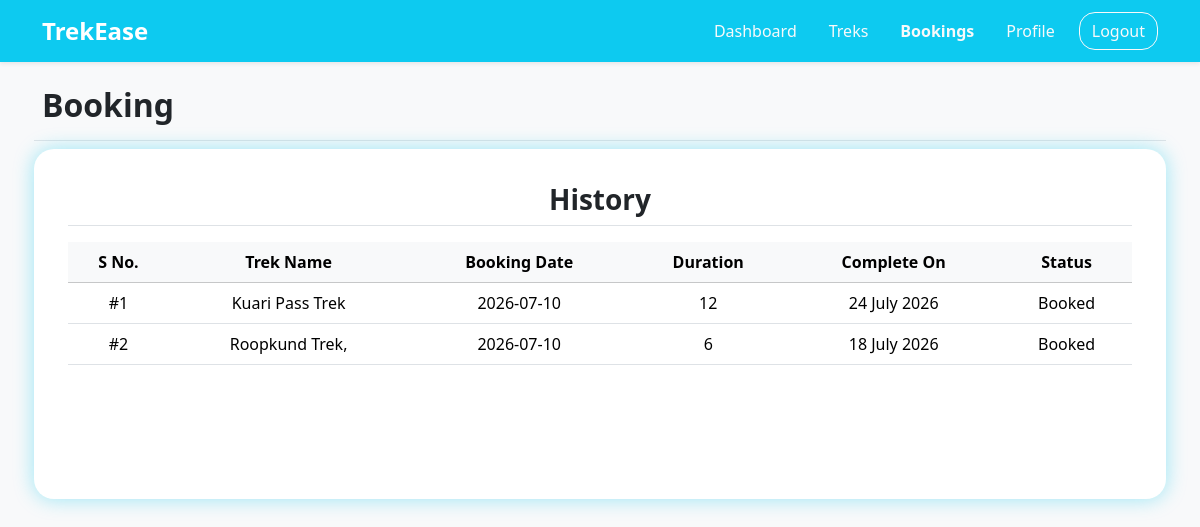
The app's page /my_bookings/2, older data.
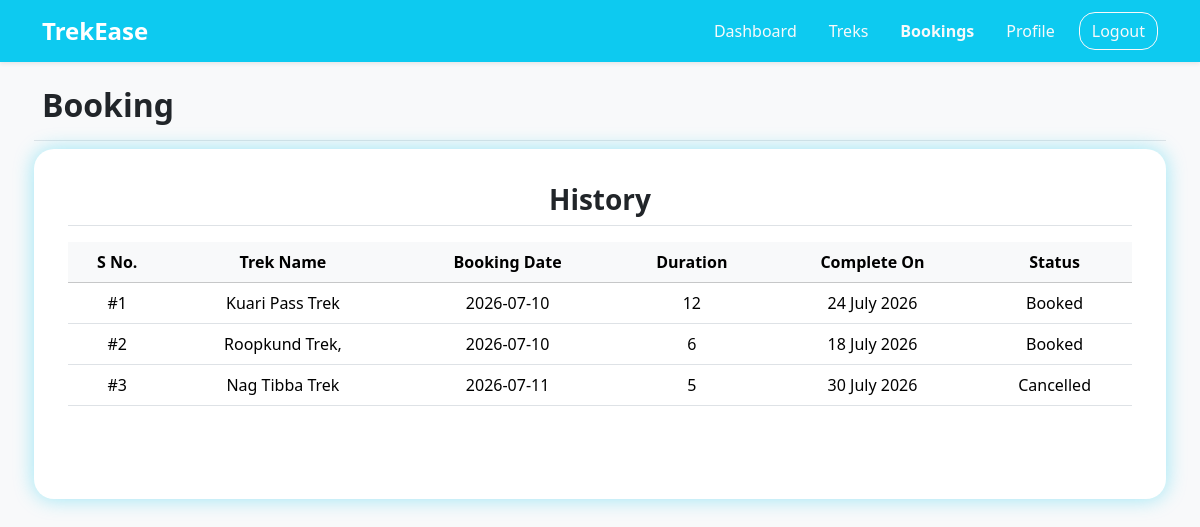
The same page, newer data.
### application/models.py (models this page shows)
class Booking(db.Model):
    __tablename__ = "booking"
    id = db.Column(db.Integer, primary_key=True)
    trek_id = db.Column(db.Integer, db.ForeignKey("trek.id"))
    user_id = db.Column(db.Integer, db.ForeignKey("user.id"))
    status = db.Column(db.String(), default="Booked")
    booking_date = db.Column(db.Date, default=date.today)

class Trek(db.Model):
    __tablename__ = "trek"
    id = db.Column(db.Integer(), primary_key=True)
    trek_name = db.Column(db.String(30), unique=True, nullable=False)
    location = db.Column(db.String(), nullable=False)
    difficulty = db.Column(db.String(), nullable=False)
    duration = db.Column(db.Integer(), nullable=False)
    available_slots = db.Column(db.Integer(), nullable=False)
    staff_id = db.Column(db.Integer(), db.ForeignKey("user.id"))
    status = db.Column(db.String(), default="Open", nullable=False)
    start_date = db.Column(db.Date, nullable=False)
    end_date = db.Column(db.Date, nullable=False)
    description = db.Column(db.Text)
    image = db.Column(db.String(), nullable=False)
    created_at = db.Column(db.Date, default=date.today, nullable=False)
    bookings = db.relationship("Booking", backref="trek")

### application/controllers.py (the view)
@app.route("/my_bookings/<int:user_id>")
def my_bookings(user_id):
    user = User.query.get(user_id)
    return render_template("/user/my_bookings.html", user=user)

### templates/user/my_bookings.html (shortened to what the changed rows need)
<!DOCTYPE html>
<html lang="en">
<head>
    <link href="https://cdn.jsdelivr.net/npm/bootstrap@5.3.2/dist/css/bootstrap.min.css" rel="stylesheet">
    <link rel="stylesheet" href="/static/style.css">
</head>
{% if user.status == "Blacklisted" %}
<body class="d-flex flex-column min-vh-100 bg-light">
    <nav class="navbar navbar-expand-lg navbar-dark bg-info shadow-sm">
        <div class="container">
            <div class="navbar-brand ">
                <a class="navbar-brand fw-bold fs-4" href="#">TrekEase</a>
            </div>
            <ul class="nav align-items-center">
                <li class="nav-item ms-2">
                    <a href="/" class="btn btn-outline-light rounded-4">Logout</a>
                </li>
            </ul>
        </div>
        </div>
    </nav>
    <div class="container text-center" id="pending-message">
        <h2 class="mb-3 border-bottom pb-2">Access Restricted</h2>
        <p class=" fs-6 fw-semibold ">Hello {{user.name}}, your User id has been blocked</p>
        <a href="/" class="btn btn-outline-danger rounded-4">Logout</a>
    </div>
</body>
{% else %}
<body class="d-flex flex-column min-vh-100 bg-light">
    <div class="container text-center">
        <div class="text-center mt-2">
            <div class="row my-2 g-3">
                <div class="mb-2 d-flex justify-content-between align-items-center w-100 border-bottom pb-2">
                    <h2 class="fw-semibold">Booking</h2>
                </div>
                <div class="admin-tables">
                    <table class="table table-hover align-middle mb-0">
                        <thead class="text-center table-light sticky-top">
                            <tr>
                                <th scope="col">S No.</th>
                                <th scope="col">Trek Name</th>
                                <th scope="col">Booking Date</th>
                                <th scope="col">Duration</th>
                                <th scope="col">Complete On</th>
                                <th scope="col">Status</th>
                            </tr>
                        </thead>
                        <tbody class="text-center">
                            {% for book in user.bookings %}
                            <tr>
                                <td>#{{loop.index}}</td>
                                <td>{{book.trek.trek_name}}</td>
                                <td>{{book.booking_date}}</td>
                                <td>{{book.trek.duration}}</td>
                                <td>{{book.trek.end_date.strftime("%d %B %Y")}}</td>
                                <td>
                                    {% if book.trek.status =='Completed' %}
                                    {{book.trek.status}}
                                    {% else %}
                                    {{book.status}}
                                    {% endif %}
                                </td>
                            </tr>
                            {% endfor %}
                        </tbody>
                    </table>
                </div>
            </div>
        </div>
    </div>
</body>
{% endif %}
</html>

Row changes from the older to the newer data that the page shows:
added Booking: trek.trek_name "Nag Tibba Trek", booking_date "2026-07-11", trek.duration "5", trek.end_date "30 July 2026", status "Cancelled"
